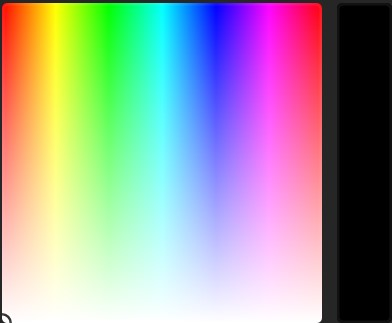
#> input picture L.jpg, 392 x 323 px
$ python HSVconvert.py
#> lines starting #> are read from the running program, lines starting #| are printed output that depends on the picture
import cv2
x=cv2.imread("L.jpg")
#> x is the input picture: shape (323, 392, 3); mean B, G, R 157.1, 157.1, 156.7
cv2.imshow("Original",x)
cv2.imshow("HSV",cv2.cvtColor(x,cv2.COLOR_BGR2HSV))
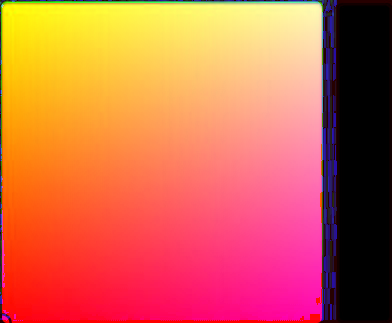
#> window 'HSV': shape (323, 392, 3); mean B, G, R 75.8, 104.8, 208.2
cv2.waitKey(0)
cv2.destroyAllWindows()
